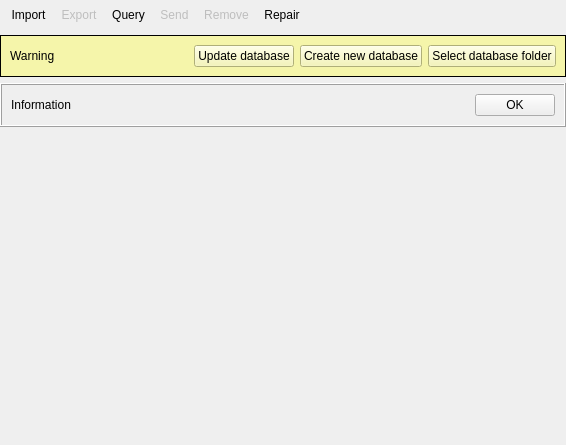
<?xml version="1.0" encoding="UTF-8"?>
<ui version="4.0">
 <class>ctkDICOMBrowser</class>
 <widget class="QWidget" name="ctkDICOMBrowser">
  <property name="geometry">
   <rect>
    <x>0</x>
    <y>0</y>
    <width>566</width>
    <height>445</height>
   </rect>
  </property>
  <property name="sizePolicy">
   <sizepolicy hsizetype="Preferred" vsizetype="Preferred">
    <horstretch>0</horstretch>
    <verstretch>0</verstretch>
   </sizepolicy>
  </property>
  <property name="windowTitle">
   <string>ctkDICOMBrowser</string>
  </property>
  <layout class="QVBoxLayout" name="verticalLayout_2">
   <property name="leftMargin">
    <number>0</number>
   </property>
   <property name="topMargin">
    <number>0</number>
   </property>
   <property name="rightMargin">
    <number>0</number>
   </property>
   <property name="bottomMargin">
    <number>0</number>
   </property>
   <item>
    <widget class="QToolBar" name="ToolBar">
     <property name="windowTitle">
      <string>toolBar</string>
     </property>
     <property name="floatable">
      <bool>true</bool>
     </property>
     <addaction name="ActionImport"/>
     <addaction name="ActionExport"/>
     <addaction name="ActionQuery"/>
     <addaction name="ActionSend"/>
     <addaction name="ActionRemove"/>
     <addaction name="ActionRepair"/>
    </widget>
   </item>
   <item>
    <widget class="QFrame" name="DatabaseDirectoryProblemFrame">
     <property name="styleSheet">
      <string notr="true">background-color: rgb(245, 245, 170);</string>
     </property>
     <property name="frameShape">
      <enum>QFrame::Box</enum>
     </property>
     <layout class="QHBoxLayout" name="horizontalLayout_2">
      <item>
       <widget class="QLabel" name="DatabaseDirectoryProblemLabel">
        <property name="sizePolicy">
         <sizepolicy hsizetype="Expanding" vsizetype="Preferred">
          <horstretch>0</horstretch>
          <verstretch>0</verstretch>
         </sizepolicy>
        </property>
        <property name="text">
         <string>Warning</string>
        </property>
       </widget>
      </item>
      <item>
       <widget class="QPushButton" name="UpdateDatabaseButton">
        <property name="text">
         <string>Update database</string>
        </property>
       </widget>
      </item>
      <item>
       <widget class="QPushButton" name="CreateNewDatabaseButton">
        <property name="text">
         <string>Create new database</string>
        </property>
       </widget>
      </item>
      <item>
       <widget class="QPushButton" name="SelectDatabaseDirectoryButton">
        <property name="text">
         <string>Select database folder</string>
        </property>
       </widget>
      </item>
     </layout>
    </widget>
   </item>
   <item>
    <widget class="QFrame" name="InformationMessageFrame">
     <property name="frameShape">
      <enum>QFrame::Box</enum>
     </property>
     <property name="frameShadow">
      <enum>QFrame::Raised</enum>
     </property>
     <layout class="QHBoxLayout" name="horizontalLayout">
      <item>
       <widget class="QLabel" name="InformationMessageLabel">
        <property name="sizePolicy">
         <sizepolicy hsizetype="Expanding" vsizetype="Preferred">
          <horstretch>0</horstretch>
          <verstretch>0</verstretch>
         </sizepolicy>
        </property>
        <property name="text">
         <string>Information</string>
        </property>
       </widget>
      </item>
      <item>
       <widget class="QPushButton" name="InformationMessageDismissButton">
        <property name="text">
         <string>OK</string>
        </property>
       </widget>
      </item>
     </layout>
    </widget>
   </item>
   <item>
    <layout class="QHBoxLayout" name="QueryLayout" stretch="0">
     <property name="spacing">
      <number>0</number>
     </property>
     <property name="leftMargin">
      <number>0</number>
     </property>
     <property name="rightMargin">
      <number>0</number>
     </property>
     <item>
      <widget class="ctkDICOMTableManager" name="dicomTableManager" native="true">
       <property name="sizePolicy">
        <sizepolicy hsizetype="Preferred" vsizetype="Expanding">
         <horstretch>0</horstretch>
         <verstretch>0</verstretch>
        </sizepolicy>
       </property>
       <property name="dynamicTableLayout" stdset="0">
        <bool>true</bool>
       </property>
       <property name="m_DynamicLayout" stdset="0">
        <bool>true</bool>
       </property>
      </widget>
     </item>
    </layout>
   </item>
   <item>
    <widget class="ctkDirectoryButton" name="DirectoryButton" native="true"/>
   </item>
  </layout>
  <action name="ActionImport">
   <property name="text">
    <string>Import</string>
   </property>
   <property name="toolTip">
    <string>Import a DICOM file or folder</string>
   </property>
  </action>
  <action name="ActionExport">
   <property name="enabled">
    <bool>false</bool>
   </property>
   <property name="text">
    <string>Export</string>
   </property>
   <property name="toolTip">
    <string>Export selected study/series to a DICOM folder (not yet available)</string>
   </property>
  </action>
  <action name="ActionQuery">
   <property name="text">
    <string>Query</string>
   </property>
   <property name="toolTip">
    <string>Query and Retrieve DICOM studies from a DICOM node</string>
   </property>
  </action>
  <action name="ActionSend">
   <property name="enabled">
    <bool>false</bool>
   </property>
   <property name="text">
    <string>Send</string>
   </property>
   <property name="toolTip">
    <string>Send DICOM Studies to a DICOM node (not yet available)</string>
   </property>
  </action>
  <action name="ActionRemove">
   <property name="enabled">
    <bool>false</bool>
   </property>
   <property name="text">
    <string>Remove</string>
   </property>
   <property name="toolTip">
    <string>Remove selected series, studies, patients from database</string>
   </property>
  </action>
  <action name="ActionRepair">
   <property name="enabled">
    <bool>true</bool>
   </property>
   <property name="text">
    <string>Repair</string>
   </property>
   <property name="toolTip">
    <string>Check whether all the files associated with images in the local Database are available on the disk.</string>
   </property>
  </action>
 </widget>
 <customwidgets>
  <customwidget>
   <class>ctkDICOMTableManager</class>
   <extends>QWidget</extends>
   <header>ctkDICOMTableManager.h</header>
   <container>1</container>
  </customwidget>
  <customwidget>
   <class>ctkDirectoryButton</class>
   <extends>QWidget</extends>
   <header>ctkDirectoryButton.h</header>
   <container>1</container>
   <slots>
    <signal>directoryChanged(QString)</signal>
   </slots>
  </customwidget>
 </customwidgets>
 <resources/>
 <connections>
  <connection>
   <sender>ActionImport</sender>
   <signal>triggered(bool)</signal>
   <receiver>ctkDICOMBrowser</receiver>
   <slot>openImportDialog()</slot>
   <hints>
    <hint type="sourcelabel">
     <x>-1</x>
     <y>-1</y>
    </hint>
    <hint type="destinationlabel">
     <x>319</x>
     <y>239</y>
    </hint>
   </hints>
  </connection>
  <connection>
   <sender>ActionExport</sender>
   <signal>triggered(bool)</signal>
   <receiver>ctkDICOMBrowser</receiver>
   <slot>openExportDialog()</slot>
   <hints>
    <hint type="sourcelabel">
     <x>-1</x>
     <y>-1</y>
    </hint>
    <hint type="destinationlabel">
     <x>319</x>
     <y>239</y>
    </hint>
   </hints>
  </connection>
  <connection>
   <sender>ActionQuery</sender>
   <signal>triggered(bool)</signal>
   <receiver>ctkDICOMBrowser</receiver>
   <slot>openQueryDialog()</slot>
   <hints>
    <hint type="sourcelabel">
     <x>-1</x>
     <y>-1</y>
    </hint>
    <hint type="destinationlabel">
     <x>319</x>
     <y>239</y>
    </hint>
   </hints>
  </connection>
  <connection>
   <sender>ActionRemove</sender>
   <signal>triggered()</signal>
   <receiver>ctkDICOMBrowser</receiver>
   <slot>onRemoveAction()</slot>
   <hints>
    <hint type="sourcelabel">
     <x>-1</x>
     <y>-1</y>
    </hint>
    <hint type="destinationlabel">
     <x>391</x>
     <y>303</y>
    </hint>
   </hints>
  </connection>
  <connection>
   <sender>ActionRepair</sender>
   <signal>triggered()</signal>
   <receiver>ctkDICOMBrowser</receiver>
   <slot>onRepairAction()</slot>
   <hints>
    <hint type="sourcelabel">
     <x>-1</x>
     <y>-1</y>
    </hint>
    <hint type="destinationlabel">
     <x>400</x>
     <y>303</y>
    </hint>
   </hints>
  </connection>
 </connections>
 <slots>
  <slot>openImportDialog()</slot>
  <slot>openExportDialog()</slot>
  <slot>openQueryDialog()</slot>
  <slot>onDatabaseDirectoryChaged(QString)</slot>
  <slot>onNextImage()</slot>
  <slot>onPreviousImage()</slot>
  <slot>onNextSeries()</slot>
  <slot>onPreviousSeries()</slot>
  <slot>onNextStudy()</slot>
  <slot>onPreviousStudy()</slot>
  <slot>onAutoPlayCheckboxStateChanged(int)</slot>
  <slot>onThumbnailWidthSliderValueChanged(int)</slot>
  <slot>onRemoveAction()</slot>
 </slots>
</ui>
